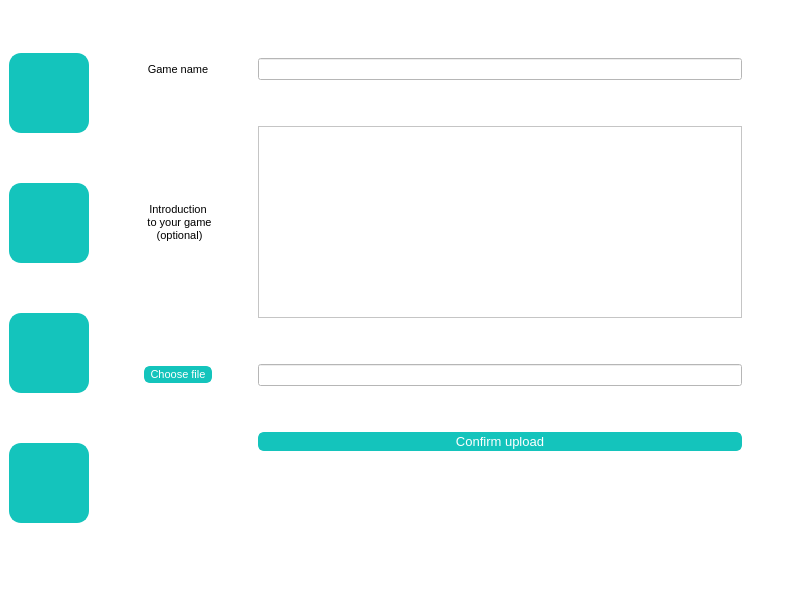
<?xml version="1.0" encoding="UTF-8"?>
<ui version="4.0">
 <class>MainWindow</class>
 <widget class="QMainWindow" name="MainWindow">
  <property name="geometry">
   <rect>
    <x>0</x>
    <y>0</y>
    <width>800</width>
    <height>600</height>
   </rect>
  </property>
  <property name="windowTitle">
   <string>MainWindow</string>
  </property>
  <property name="styleSheet">
   <string notr="true">background-color: rgb(255, 255, 255);</string>
  </property>
  <widget class="QWidget" name="centralwidget">
   <layout class="QGridLayout" name="gridLayout">
    <item row="0" column="0">
     <layout class="QVBoxLayout" name="verticalLayout">
      <property name="sizeConstraint">
       <enum>QLayout::SetDefaultConstraint</enum>
      </property>
      <item>
       <widget class="QPushButton" name="usrBtn">
        <property name="minimumSize">
         <size>
          <width>80</width>
          <height>80</height>
         </size>
        </property>
        <property name="styleSheet">
         <string notr="true">QPushButton#usrBtn {
    border-radius: 12px;
    border:2px solid rgb(20,196,188);
background-color: rgb(20,196,188);
    color:  rgb(255, 255, 255);
}
 
QPushButton#usrBtn:hover {
    border-radius: 12px;
    color: rgb(20,196,188);
    background-color: rgb(255,255,255);
  border:2px solid rgb(20,196,188);
    border-color: rgb(20,196,188);
}
 
QPushButton#usrBtn:pressed {
    border: 0px;
    background-color: #ffffff;
    border-radius: 12px;
}
 
QPushButton#usrBtn:disabled {
    border: 0px;
    border-radius: 12px;
    border: 1px solid #46bcff;
    opacity: 0.4;
}</string>
        </property>
        <property name="text">
         <string/>
        </property>
        <property name="icon">
         <iconset resource="myicon.qrc">
          <normaloff>:/myimages/images/user.png</normaloff>:/myimages/images/user.png</iconset>
        </property>
        <property name="iconSize">
         <size>
          <width>40</width>
          <height>40</height>
         </size>
        </property>
       </widget>
      </item>
      <item>
       <widget class="QPushButton" name="storeBtn">
        <property name="minimumSize">
         <size>
          <width>80</width>
          <height>80</height>
         </size>
        </property>
        <property name="styleSheet">
         <string notr="true">QPushButton#storeBtn {
    border-radius: 12px;
    border:2px solid rgb(20,196,188);
background-color: rgb(20,196,188);
    color:  rgb(255, 255, 255);
}
 
QPushButton#storeBtn:hover {
    border-radius: 12px;
    color: rgb(20,196,188);
    background-color: rgb(255,255,255);
  border:2px solid rgb(20,196,188);
    border-color: rgb(20,196,188);
}
 
QPushButton#storeBtn:pressed {
    border: 0px;
    background-color: #ffffff;
    border-radius: 12px;
}
 
QPushButton#storeBtn:disabled {
    border: 0px;
    border-radius: 12px;
    border: 1px solid #46bcff;
    opacity: 0.4;
}</string>
        </property>
        <property name="text">
         <string/>
        </property>
        <property name="icon">
         <iconset resource="myicon.qrc">
          <normaloff>:/myimages/images/store.png</normaloff>:/myimages/images/store.png</iconset>
        </property>
        <property name="iconSize">
         <size>
          <width>40</width>
          <height>40</height>
         </size>
        </property>
       </widget>
      </item>
      <item>
       <widget class="QPushButton" name="libraryBtn">
        <property name="minimumSize">
         <size>
          <width>80</width>
          <height>80</height>
         </size>
        </property>
        <property name="styleSheet">
         <string notr="true">QPushButton#libraryBtn {
    border-radius: 12px;
    border:2px solid rgb(20,196,188);
background-color: rgb(20,196,188);
    color:  rgb(255, 255, 255);
}
 
QPushButton#libraryBtn:hover {
    border-radius: 12px;
    color: rgb(20,196,188);
    background-color: rgb(255,255,255);
  border:2px solid rgb(20,196,188);
    border-color: rgb(20,196,188);
}
 
QPushButton#libraryBtn:pressed {
    border: 0px;
    background-color: #ffffff;
    border-radius: 12px;
}
 
QPushButton#libraryBtn:disabled {
    border: 0px;
    border-radius: 12px;
    border: 1px solid #46bcff;
    opacity: 0.4;
}</string>
        </property>
        <property name="text">
         <string/>
        </property>
        <property name="icon">
         <iconset resource="myicon.qrc">
          <normaloff>:/myimages/images/library.png</normaloff>:/myimages/images/library.png</iconset>
        </property>
        <property name="iconSize">
         <size>
          <width>40</width>
          <height>40</height>
         </size>
        </property>
       </widget>
      </item>
      <item>
       <widget class="QPushButton" name="uploadBtn">
        <property name="minimumSize">
         <size>
          <width>80</width>
          <height>80</height>
         </size>
        </property>
        <property name="styleSheet">
         <string notr="true">QPushButton#uploadBtn {
    border-radius: 12px;
    border:2px solid rgb(20,196,188);
background-color: rgb(20,196,188);
    color:  rgb(255, 255, 255);
}
 
QPushButton#uploadBtn:hover {
    border-radius: 12px;
    color: rgb(20,196,188);
    background-color: rgb(255,255,255);
  border:2px solid rgb(20,196,188);
    border-color: rgb(20,196,188);
}
 
QPushButton#uploadBtn:pressed {
    border: 0px;
    background-color: #ffffff;
    border-radius: 12px;
}
 
QPushButton#uploadBtn:disabled {
    border: 0px;
    border-radius: 12px;
    border: 1px solid #46bcff;
    opacity: 0.4;
}</string>
        </property>
        <property name="text">
         <string/>
        </property>
        <property name="icon">
         <iconset resource="myicon.qrc">
          <normaloff>:/myimages/images/upload.png</normaloff>:/myimages/images/upload.png</iconset>
        </property>
        <property name="iconSize">
         <size>
          <width>40</width>
          <height>40</height>
         </size>
        </property>
       </widget>
      </item>
     </layout>
    </item>
    <item row="0" column="1">
     <widget class="QStackedWidget" name="DisplayWidget">
      <property name="minimumSize">
       <size>
        <width>658</width>
        <height>527</height>
       </size>
      </property>
      <property name="frameShape">
       <enum>QFrame::NoFrame</enum>
      </property>
      <property name="lineWidth">
       <number>1</number>
      </property>
      <property name="currentIndex">
       <number>3</number>
      </property>
      <widget class="QWidget" name="user">
       <layout class="QGridLayout" name="gridLayout_3">
        <item row="3" column="0">
         <widget class="QWidget" name="widget" native="true">
          <property name="maximumSize">
           <size>
            <width>16777215</width>
            <height>200</height>
           </size>
          </property>
          <layout class="QVBoxLayout" name="verticalLayout_3">
           <item alignment="Qt::AlignHCenter">
            <widget class="QLabel" name="playerIcon">
             <property name="minimumSize">
              <size>
               <width>130</width>
               <height>130</height>
              </size>
             </property>
             <property name="maximumSize">
              <size>
               <width>130</width>
               <height>130</height>
              </size>
             </property>
             <property name="text">
              <string/>
             </property>
             <property name="pixmap">
              <pixmap resource="myicon.qrc">:/myimages/images/defaultUSER.png</pixmap>
             </property>
             <property name="scaledContents">
              <bool>true</bool>
             </property>
            </widget>
           </item>
           <item alignment="Qt::AlignHCenter">
            <widget class="QLabel" name="playerName">
             <property name="font">
              <font>
               <pointsize>28</pointsize>
              </font>
             </property>
             <property name="text">
              <string>Unknown player</string>
             </property>
            </widget>
           </item>
          </layout>
         </widget>
        </item>
        <item row="3" column="2">
         <widget class="QWidget" name="widget_2" native="true">
          <property name="minimumSize">
           <size>
            <width>60</width>
            <height>200</height>
           </size>
          </property>
          <property name="sizeIncrement">
           <size>
            <width>0</width>
            <height>0</height>
           </size>
          </property>
          <layout class="QVBoxLayout" name="verticalLayout_2">
           <item>
            <widget class="QPushButton" name="settingBtn">
             <property name="font">
              <font>
               <pointsize>1</pointsize>
              </font>
             </property>
             <property name="styleSheet">
              <string notr="true">QPushButton#settingBtn {
    border-radius: 12px;
    border:2px solid rgb(20,196,188);
background-color: rgb(20,196,188);
    color:  rgb(255, 255, 255);
}
 
QPushButton#settingBtn:hover {
    border-radius: 12px;
    color: rgb(20,196,188);
    background-color: rgb(255,255,255);
  border:2px solid rgb(20,196,188);
    border-color: rgb(20,196,188);
}
 
QPushButton#settingBtn:pressed {
    border: 0px;
    background-color: #ffffff;
    border-radius: 12px;
}
 
QPushButton#settingBtn:disabled {
    border: 0px;
    border-radius: 12px;
    border: 1px solid #46bcff;
    opacity: 0.4;
}</string>
             </property>
             <property name="text">
              <string/>
             </property>
             <property name="icon">
              <iconset resource="myicon.qrc">
               <normaloff>:/myimages/images/setting.png</normaloff>:/myimages/images/setting.png</iconset>
             </property>
             <property name="iconSize">
              <size>
               <width>40</width>
               <height>40</height>
              </size>
             </property>
            </widget>
           </item>
           <item>
            <widget class="QPushButton" name="logoutBtn">
             <property name="minimumSize">
              <size>
               <width>0</width>
               <height>50</height>
              </size>
             </property>
             <property name="text">
              <string/>
             </property>
            </widget>
           </item>
           <item>
            <spacer name="verticalSpacer_4">
             <property name="orientation">
              <enum>Qt::Vertical</enum>
             </property>
             <property name="sizeHint" stdset="0">
              <size>
               <width>20</width>
               <height>40</height>
              </size>
             </property>
            </spacer>
           </item>
          </layout>
         </widget>
        </item>
        <item row="5" column="0">
         <widget class="QTextBrowser" name="showInformationTextBrowser">
          <property name="font">
           <font>
            <pointsize>12</pointsize>
           </font>
          </property>
          <property name="styleSheet">
           <string notr="true">QTextEdit#showInformationTextEdit{
color: rgb(147, 147, 147);
                            	padding-left:6px;

    border: 1px solid rgb(20,196,188);
border-radius: 8px;
    background-color: #ffffff;
};</string>
          </property>
          <property name="placeholderText">
           <string>这里什么都没有哦</string>
          </property>
         </widget>
        </item>
       </layout>
      </widget>
      <widget class="QWidget" name="store">
       <widget class="QWidget" name="widget_3" native="true">
        <property name="geometry">
         <rect>
          <x>10</x>
          <y>10</y>
          <width>661</width>
          <height>126</height>
         </rect>
        </property>
        <layout class="QHBoxLayout" name="horizontalLayout">
         <item>
          <widget class="QPushButton" name="zhenghuoBtn">
           <property name="minimumSize">
            <size>
             <width>300</width>
             <height>50</height>
            </size>
           </property>
           <property name="styleSheet">
            <string notr="true">QPushButton#zhenghuoBtn {
    border-radius: 12px;
    border:2px solid rgb(20,196,188);
background-color: rgb(20,196,188);
    color:  rgb(255, 255, 255);
}
 
QPushButton#zhenghuoBtn:hover {
    border-radius: 12px;
    color: rgb(20,196,188);
    background-color: rgb(255,255,255);
  border:2px solid rgb(20,196,188);
    border-color: rgb(20,196,188);
}
 
QPushButton#zhenghuoBtn:pressed {
    border: 0px;
    background-color: #ffffff;
    border-radius: 12px;
}
 
QPushButton#zhenghuoBtn:disabled {
    border: 0px;
    border-radius: 12px;
    border: 1px solid #46bcff;
    opacity: 0.4;
}</string>
           </property>
           <property name="text">
            <string/>
           </property>
           <property name="icon">
            <iconset resource="myicon.qrc">
             <normaloff>:/myimages/images/happy.png</normaloff>:/myimages/images/happy.png</iconset>
           </property>
           <property name="iconSize">
            <size>
             <width>400</width>
             <height>100</height>
            </size>
           </property>
          </widget>
         </item>
         <item>
          <widget class="QPushButton" name="onSaleBtn">
           <property name="minimumSize">
            <size>
             <width>100</width>
             <height>100</height>
            </size>
           </property>
           <property name="sizeIncrement">
            <size>
             <width>0</width>
             <height>0</height>
            </size>
           </property>
           <property name="styleSheet">
            <string notr="true">QPushButton#onSaleBtn {
    border-radius: 12px;
    border:2px solid rgb(20,196,188);
background-color: rgb(20,196,188);
    color:  rgb(255, 255, 255);
}
 
QPushButton#onSaleBtn:hover {
    border-radius: 12px;
    color: rgb(20,196,188);
    background-color: rgb(255,255,255);
  border:2px solid rgb(20,196,188);
    border-color: rgb(20,196,188);
}
 
QPushButton#onSaleBtn:pressed {
    border: 0px;
    background-color: #ffffff;
    border-radius: 12px;
}
 
QPushButton#onSaleBtn:disabled {
    border: 0px;
    border-radius: 12px;
    border: 1px solid #46bcff;
    opacity: 0.4;
}</string>
           </property>
           <property name="text">
            <string/>
           </property>
           <property name="icon">
            <iconset resource="myicon.qrc">
             <normaloff>:/myimages/images/sale.png</normaloff>:/myimages/images/sale.png</iconset>
           </property>
           <property name="iconSize">
            <size>
             <width>100</width>
             <height>100</height>
            </size>
           </property>
          </widget>
         </item>
        </layout>
       </widget>
       <widget class="QTableView" name="tableView">
        <property name="geometry">
         <rect>
          <x>45</x>
          <y>151</y>
          <width>371</width>
          <height>301</height>
         </rect>
        </property>
        <property name="font">
         <font>
          <pointsize>20</pointsize>
         </font>
        </property>
       </widget>
       <widget class="QLabel" name="label">
        <property name="geometry">
         <rect>
          <x>480</x>
          <y>340</y>
          <width>171</width>
          <height>31</height>
         </rect>
        </property>
        <property name="text">
         <string>请选择你想下载第几款游戏</string>
        </property>
       </widget>
       <widget class="QWidget" name="horizontalLayoutWidget">
        <property name="geometry">
         <rect>
          <x>470</x>
          <y>370</y>
          <width>192</width>
          <height>80</height>
         </rect>
        </property>
        <layout class="QHBoxLayout" name="horizontalLayout_3">
         <item>
          <widget class="QLabel" name="di">
           <property name="text">
            <string>第</string>
           </property>
          </widget>
         </item>
         <item>
          <widget class="QLineEdit" name="gamenum"/>
         </item>
         <item>
          <widget class="QLabel" name="kuan">
           <property name="text">
            <string>款</string>
           </property>
          </widget>
         </item>
         <item>
          <widget class="QPushButton" name="choose_file_download">
           <property name="text">
            <string>选择</string>
           </property>
          </widget>
         </item>
        </layout>
       </widget>
       <widget class="QPushButton" name="pushButton">
        <property name="geometry">
         <rect>
          <x>420</x>
          <y>150</y>
          <width>21</width>
          <height>21</height>
         </rect>
        </property>
        <property name="text">
         <string>PushButton</string>
        </property>
       </widget>
      </widget>
      <widget class="QWidget" name="library">
       <widget class="QWidget" name="widget_4" native="true">
        <property name="geometry">
         <rect>
          <x>10</x>
          <y>0</y>
          <width>411</width>
          <height>130</height>
         </rect>
        </property>
        <layout class="QHBoxLayout" name="horizontalLayout_2">
         <item>
          <widget class="QPushButton" name="playBtn">
           <property name="minimumSize">
            <size>
             <width>100</width>
             <height>100</height>
            </size>
           </property>
           <property name="styleSheet">
            <string notr="true">QPushButton#playBtn {
    border-radius: 12px;
    border:2px solid rgb(20,196,188);
background-color: rgb(20,196,188);
    color:  rgb(255, 255, 255);
}
 
QPushButton#playBtn:hover {
    border-radius: 12px;
    color: rgb(20,196,188);
    background-color: rgb(255,255,255);
  border:2px solid rgb(20,196,188);
    border-color: rgb(20,196,188);
}
 
QPushButton#playBtn:pressed {
    border: 0px;
    background-color: #ffffff;
    border-radius: 12px;
}
 
QPushButton#playBtn:disabled {
    border: 0px;
    border-radius: 12px;
    border: 1px solid #46bcff;
    opacity: 0.4;
}</string>
           </property>
           <property name="text">
            <string/>
           </property>
           <property name="icon">
            <iconset resource="myicon.qrc">
             <normaloff>:/myimages/images/controllor.png</normaloff>:/myimages/images/controllor.png</iconset>
           </property>
           <property name="iconSize">
            <size>
             <width>100</width>
             <height>100</height>
            </size>
           </property>
          </widget>
         </item>
         <item>
          <widget class="QLabel" name="label_5">
           <property name="font">
            <font>
             <family>Mistral</family>
             <pointsize>28</pointsize>
            </font>
           </property>
           <property name="text">
            <string>It's time to play!!!</string>
           </property>
          </widget>
         </item>
        </layout>
       </widget>
       <widget class="QTableView" name="usr_tableView">
        <property name="geometry">
         <rect>
          <x>40</x>
          <y>150</y>
          <width>371</width>
          <height>301</height>
         </rect>
        </property>
        <property name="font">
         <font>
          <pointsize>20</pointsize>
         </font>
        </property>
       </widget>
       <widget class="QWidget" name="horizontalLayoutWidget_2">
        <property name="geometry">
         <rect>
          <x>450</x>
          <y>350</y>
          <width>192</width>
          <height>80</height>
         </rect>
        </property>
        <layout class="QHBoxLayout" name="horizontalLayout_4">
         <item>
          <widget class="QLabel" name="di_2">
           <property name="text">
            <string>第</string>
           </property>
          </widget>
         </item>
         <item>
          <widget class="QLineEdit" name="gamenum_2"/>
         </item>
         <item>
          <widget class="QLabel" name="kuan_2">
           <property name="text">
            <string>款</string>
           </property>
          </widget>
         </item>
         <item>
          <widget class="QPushButton" name="choose_game_toplay_Btn">
           <property name="text">
            <string>选择</string>
           </property>
          </widget>
         </item>
        </layout>
       </widget>
       <widget class="QLabel" name="label_2">
        <property name="geometry">
         <rect>
          <x>460</x>
          <y>310</y>
          <width>171</width>
          <height>31</height>
         </rect>
        </property>
        <property name="text">
         <string>请选择你想玩第几款游戏</string>
        </property>
       </widget>
      </widget>
      <widget class="QWidget" name="upload">
       <layout class="QGridLayout" name="gridLayout_2">
        <item row="2" column="3">
         <spacer name="verticalSpacer">
          <property name="orientation">
           <enum>Qt::Vertical</enum>
          </property>
          <property name="sizeType">
           <enum>QSizePolicy::Minimum</enum>
          </property>
          <property name="sizeHint" stdset="0">
           <size>
            <width>20</width>
            <height>40</height>
           </size>
          </property>
         </spacer>
        </item>
        <item row="1" column="2">
         <spacer name="horizontalSpacer">
          <property name="orientation">
           <enum>Qt::Horizontal</enum>
          </property>
          <property name="sizeType">
           <enum>QSizePolicy::Minimum</enum>
          </property>
          <property name="sizeHint" stdset="0">
           <size>
            <width>40</width>
            <height>20</height>
           </size>
          </property>
         </spacer>
        </item>
        <item row="1" column="3">
         <widget class="QLineEdit" name="nameLineEdit">
          <property name="styleSheet">
           <string notr="true">QLineEdit#nameLineEdit{
color: rgb(147, 147, 147);
                            	padding-left:6px;

    border: 1px solid rgb(20,196,188);
border-radius: 8px;
    background-color: #ffffff;
};</string>
          </property>
         </widget>
        </item>
        <item row="7" column="3">
         <widget class="QLineEdit" name="filePathLineEdit">
          <property name="styleSheet">
           <string notr="true">QLineEdit#filePathLineEdit{
color: rgb(147, 147, 147);
                            	padding-left:6px;

    border: 1px solid rgb(20,196,188);
border-radius: 8px;
    background-color: #ffffff;
};</string>
          </property>
         </widget>
        </item>
        <item row="4" column="1">
         <widget class="QLabel" name="label_4">
          <property name="font">
           <font>
            <pointsize>8</pointsize>
           </font>
          </property>
          <property name="styleSheet">
           <string notr="true">QLabel#label_4{
color: rgb(255, 255, 255);
                            	padding-left:6px;

    border: 1px solid rgb(20,196,188);
border-radius: 8px;
    background-color: rgb(20,196,188);
};</string>
          </property>
          <property name="text">
           <string>Introduction
 to your game
 (optional)</string>
          </property>
          <property name="textFormat">
           <enum>Qt::AutoText</enum>
          </property>
          <property name="alignment">
           <set>Qt::AlignCenter</set>
          </property>
          <property name="wordWrap">
           <bool>true</bool>
          </property>
         </widget>
        </item>
        <item row="1" column="4">
         <spacer name="horizontalSpacer_2">
          <property name="orientation">
           <enum>Qt::Horizontal</enum>
          </property>
          <property name="sizeType">
           <enum>QSizePolicy::Minimum</enum>
          </property>
          <property name="sizeHint" stdset="0">
           <size>
            <width>40</width>
            <height>20</height>
           </size>
          </property>
         </spacer>
        </item>
        <item row="1" column="0">
         <spacer name="horizontalSpacer_3">
          <property name="orientation">
           <enum>Qt::Horizontal</enum>
          </property>
          <property name="sizeType">
           <enum>QSizePolicy::Minimum</enum>
          </property>
          <property name="sizeHint" stdset="0">
           <size>
            <width>40</width>
            <height>20</height>
           </size>
          </property>
         </spacer>
        </item>
        <item row="5" column="3">
         <spacer name="verticalSpacer_3">
          <property name="orientation">
           <enum>Qt::Vertical</enum>
          </property>
          <property name="sizeType">
           <enum>QSizePolicy::Minimum</enum>
          </property>
          <property name="sizeHint" stdset="0">
           <size>
            <width>20</width>
            <height>40</height>
           </size>
          </property>
         </spacer>
        </item>
        <item row="8" column="3">
         <spacer name="verticalSpacer_5">
          <property name="orientation">
           <enum>Qt::Vertical</enum>
          </property>
          <property name="sizeType">
           <enum>QSizePolicy::Minimum</enum>
          </property>
          <property name="sizeHint" stdset="0">
           <size>
            <width>20</width>
            <height>40</height>
           </size>
          </property>
         </spacer>
        </item>
        <item row="1" column="1">
         <widget class="QLabel" name="label_3">
          <property name="font">
           <font>
            <pointsize>8</pointsize>
           </font>
          </property>
          <property name="styleSheet">
           <string notr="true">QLabel#label_3{
color: rgb(255, 255, 255);
                            	padding-left:6px;

    border: 1px solid rgb(20,196,188);
border-radius: 8px;
    background-color: rgb(20,196,188);
};</string>
          </property>
          <property name="text">
           <string>Game name</string>
          </property>
          <property name="alignment">
           <set>Qt::AlignCenter</set>
          </property>
         </widget>
        </item>
        <item row="7" column="1">
         <widget class="QPushButton" name="chooseBtn">
          <property name="font">
           <font>
            <pointsize>8</pointsize>
           </font>
          </property>
          <property name="styleSheet">
           <string notr="true">QPushButton#chooseBtn {
    border-radius: 6px;
    border:2px solid rgb(20,196,188);
background-color: rgb(20,196,188);
    color:  rgb(255, 255, 255);
}
 
QPushButton#chooseBtn:hover {
    border-radius: 6px;
    color: rgb(20,196,188);
    background-color: rgb(255,255,255);
  border:2px solid rgb(20,196,188);
    border-color: rgb(20,196,188);
}
 
QPushButton#chooseBtn:pressed {
    border: 0px;
    background-color: #ffffff;
    border-radius: 6px;
}
 
QPushButton#chooseBtn:disabled {
    border: 0px;
    border-radius: 6px;
    border: 1px solid #46bcff;
    opacity: 0.4;
}</string>
          </property>
          <property name="text">
           <string>Choose file</string>
          </property>
         </widget>
        </item>
        <item row="0" column="3">
         <spacer name="verticalSpacer_2">
          <property name="orientation">
           <enum>Qt::Vertical</enum>
          </property>
          <property name="sizeType">
           <enum>QSizePolicy::Minimum</enum>
          </property>
          <property name="sizeHint" stdset="0">
           <size>
            <width>20</width>
            <height>40</height>
           </size>
          </property>
         </spacer>
        </item>
        <item row="9" column="3">
         <widget class="QPushButton" name="confirmBtn">
          <property name="font">
           <font>
            <pointsize>10</pointsize>
           </font>
          </property>
          <property name="styleSheet">
           <string notr="true">QPushButton#confirmBtn {
    border-radius: 6px;
    border:2px solid rgb(20,196,188);
background-color: rgb(20,196,188);
    color:  rgb(255, 255, 255);
}
 
QPushButton#confirmBtn:hover {
    border-radius: 6px;
    color: rgb(20,196,188);
    background-color: rgb(255,255,255);
  border:2px solid rgb(20,196,188);
    border-color: rgb(20,196,188);
}
 
QPushButton#confirmBtn:pressed {
    border: 0px;
    background-color: #ffffff;
    border-radius: 6px;
}
 
QPushButton#confirmBtn:disabled {
    border: 0px;
    border-radius: 6px;
    border: 1px solid #46bcff;
    opacity: 0.4;
}</string>
          </property>
          <property name="text">
           <string>Confirm upload</string>
          </property>
         </widget>
        </item>
        <item row="11" column="3">
         <spacer name="verticalSpacer_7">
          <property name="orientation">
           <enum>Qt::Vertical</enum>
          </property>
          <property name="sizeHint" stdset="0">
           <size>
            <width>20</width>
            <height>40</height>
           </size>
          </property>
         </spacer>
        </item>
        <item row="4" column="3">
         <widget class="QTextEdit" name="introductionTextEdit">
          <property name="styleSheet">
           <string notr="true">QTextEdit#introductionTextEdit{
color: rgb(147, 147, 147);
                            	padding-left:6px;

    border: 1px solid rgb(20,196,188);
border-radius: 8px;
    background-color: #ffffff;
};</string>
          </property>
         </widget>
        </item>
       </layout>
      </widget>
     </widget>
    </item>
   </layout>
  </widget>
  <widget class="QMenuBar" name="menubar">
   <property name="geometry">
    <rect>
     <x>0</x>
     <y>0</y>
     <width>800</width>
     <height>26</height>
    </rect>
   </property>
  </widget>
  <widget class="QStatusBar" name="statusbar"/>
 </widget>
 <resources>
  <include location="myicon.qrc"/>
 </resources>
 <connections/>
</ui>
